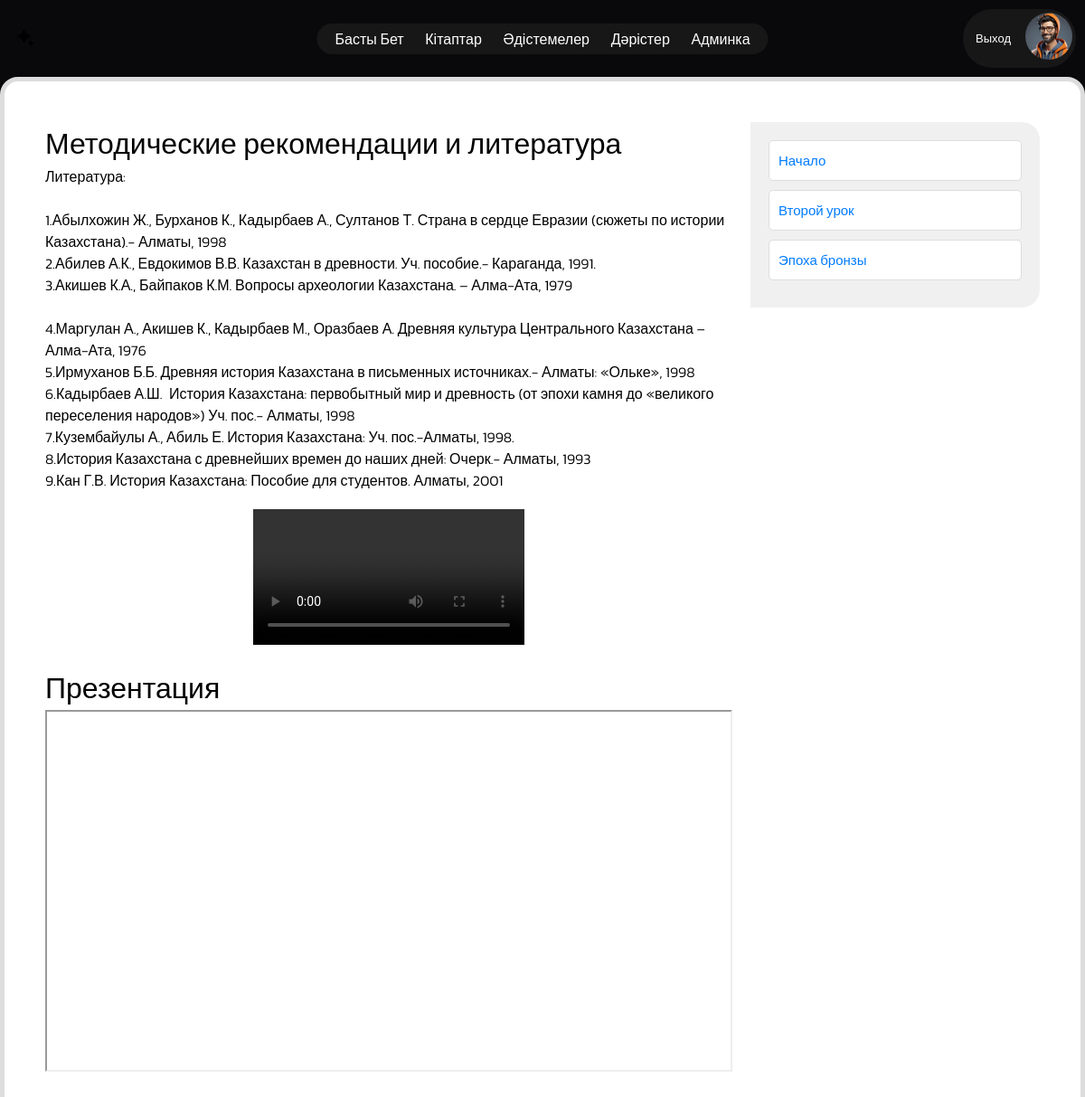
Page /lessons/5/ (signed in) on the committed database.
### main/models.py (models this page shows, shortened)
class Lesson(models.Model):
    title = models.CharField("Название лекции:", max_length=200)
    topic = models.ForeignKey(Topic, on_delete=models.CASCADE, related_name='lessons')
    number = models.IntegerField("Номер лекции")
    short_description = RichTextUploadingField("Краткое описание:", blank=True)
    description = RichTextUploadingField("Полное описание:", blank=True)
    video = models.FileField("Видео:", upload_to='videos/', blank=True, null=True)
    photo = models.ImageField("Фото:", upload_to='photos/', blank=True, null=True)
    audio = models.FileField("Аудио:", upload_to='audio/', blank=True, null=True)
    url = models.URLField("Ссылка:", max_length=200, blank=True, null=True, editable=False)
    class Meta:
        unique_together = ['topic', 'number']
        ordering = ['number']

### main/views.py (the view)
# urls.py: path('lessons/<int:lesson_id>/', views.lesson_detail, name='lesson_detail'),
@login_required
def lesson_detail(request, lesson_id):
    lesson = get_object_or_404(Lesson, id=lesson_id)
    related_lessons = Lesson.objects.filter(topic=lesson.topic).exclude(id=lesson_id)
    print(f"Current Topic: {lesson.topic.name}")
    print(f"Related Lessons: {[lesson.title for lesson in related_lessons]}")
    return render(request, 'main/page/detail_lesson.html', {
        'lesson': lesson,
        'list': related_lessons
    })

### main/templates/main/page/detail_lesson.html (shortened to what this page needs)
{% extends 'base.html' %}
{% load static %}
{% block content %}
<link rel="stylesheet" href="{% static 'ckeditor/ckeditor.css' %}">
<link rel="stylesheet" type="text/css" href="{% static 'css/detail_lesson.css' %}">
<div class="lesson-main-container">
    <div class="lesson-content-container">
        <div class="lesson-center-content">
            <h1>{{ lesson.title }}</h1>
            <p class="black-text">
                {{ lesson.description|safe }}
            </p>
        </div>
        <div class="lesson-video-audio-section">
            <video controls>
                <source src="path/to/your-video.mp4" type="video/mp4">
            </video>
        </div>
        <br>
        <h1>Презентация</h1>
        <div class="lesson-presentation-section">
            <iframe src="{{ lesson.video }}" width="100%" height="400px">
                Ваш браузер не поддерживает просмотр PDF-файлов.
                <a href="{{ lesson.video }}">Скачайте презентацию</a> для просмотра.
            </iframe>
        </div>
    </div>
    <div class="lesson-side-container">
        <ul class="lesson-list">
            {% for i in list %}
                <li class="lesson-item">
                    <a href="{% url 'lesson_detail' i.id %}" class="lesson-link">{{ i.title }}</a>
                </li>
            {% endfor %}
        </ul>
    </div>
</div>
{% endblock %}

### static/css/style.css (style rules this page uses)
* { margin: 0; padding: 0; outline: none; box-sizing: border-box; font-family: "Kanit", sans-serif; font-weight: 300; }
html { scroll-behavior: smooth; }
a { text-decoration: none; }
p { color: black; }
body { background: #09090c; }
h1 { -webkit-user-select: none; -moz-user-select: none; -ms-user-select: none; user-select: none; }

### static/css/detail_lesson.css (style rules this page uses)
.lesson-main-container { display: flex; justify-content: space-between; align-items: flex-start; padding: 45px; border: 5px solid #ddd; border-radius: 20px; background-color: #fff; }
.lesson-content-container { flex: 3; max-width: calc(100% - 340px); margin-right: 20px; display: flex; flex-direction: column; }
.lesson-center-content { margin-bottom: 20px; }
.lesson-video-audio-section { display: flex; justify-content: center; width: 100%; }
video { max-width: 100%; height: auto; }
.lesson-side-container { flex: 1; width: 300px; background-color: #f0f0f0; padding: 20px; box-sizing: border-box; border-radius: 0 20px 20px 0; }
.lesson-list { list-style-type: none; padding: 0; margin: 0; }
.lesson-item { margin-bottom: 10px; }
.lesson-link { display: block; padding: 10px; text-decoration: none; color: #007bff; font-size: 15px; border: 1px solid #ddd; border-radius: 5px; background-color: #fff; transition: background-color 0.3s, color 0.3s; }

### rows in the picture
Lesson: title "Методические рекомендации и литература", description "Литература: 1.Абылхожин Ж., Бурханов К., Кадырбаев А., Султанов Т. Страна в сердце Евразии (сюжеты по истории Казахстана).- Алматы, 1998 2.Абилев А.К., Евдокимов В.В. Казахстан в древности. Уч. пособие.- Караганда, 1991. 3.Акишев К.А., Байпаков К.М. Вопросы археологии Казахстана. – Алма-Ата, 1979 4.Маргулан А., Акишев К., Кадырбаев М., Оразбаев А. Древняя культура Центрального Казахстана – Алма-Ата, 1976 5.Ирмуханов Б.Б. Древняя история Казахстана в письменных источниках.- Алматы: «Ольке», 1998 6.Кадырбаев А.Ш. История Казахстана: первобытный мир и древность (от эпохи камня до «великого переселения народов») Уч. пос.- Алматы, 1998 7.Кузембайулы А., Абиль Е. История Казахстана: Уч.…"
Lesson: title "Начало"
Lesson: title "Второй урок"
Lesson: title "Эпоха бронзы"
